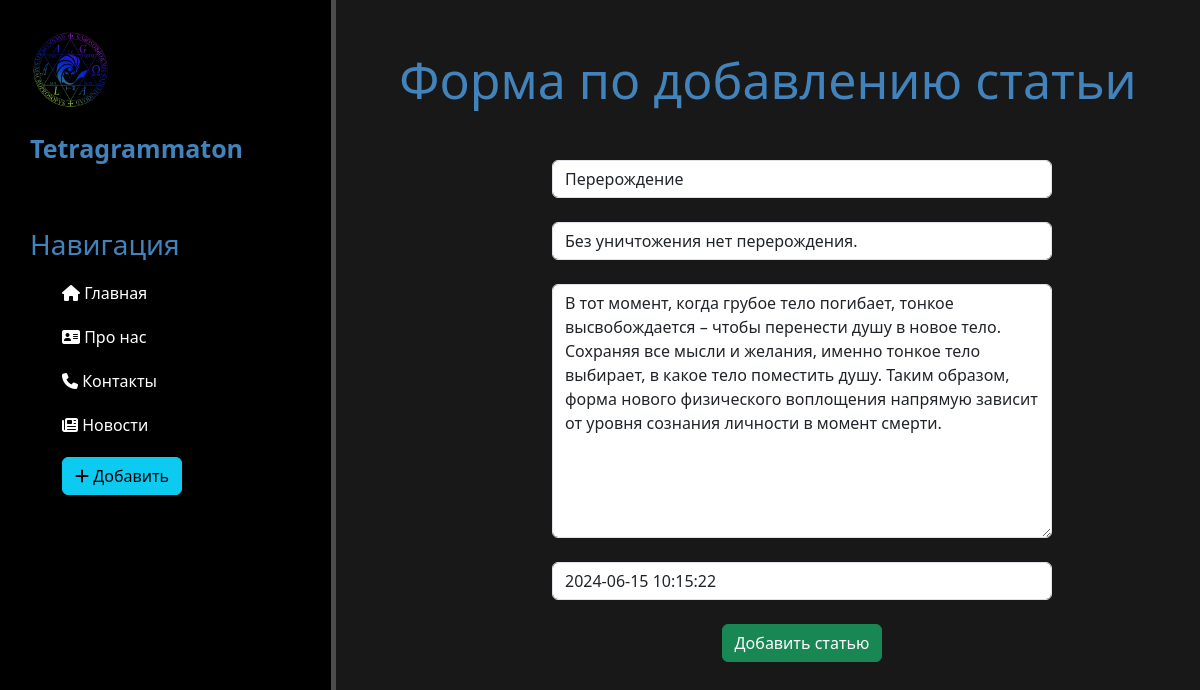
/news/5/update, run on the app's committed database.
### news/models.py (models this page shows, shortened)
class Articles(models.Model):
    title = models.CharField('Название', max_length=50)
    anons = models.CharField('Анонс', max_length=250)
    full = models.TextField('Статья')
    date = models.DateTimeField('Дата публикации')
    class Meta:
        verbose_name = 'Новость'
        verbose_name_plural = 'Новости'

### news/views.py (the view)
# urls.py: path('<int:pk>/update', views.NewsUpdateView.as_view(), name='news-update'),
class NewsUpdateView(UpdateView):
    model = Articles
    template_name = 'news/create.html'
    form_class = ArticlesForm

### news/forms.py
class ArticlesForm(ModelForm):
    class Meta:
        model = Articles
        fields = ['title', 'anons', 'full', 'date']
        widgets = {
            "title":TextInput(attrs={
                'class': 'form-control',
                'placeholder': 'Название статьи'
            }),
            "anons": TextInput(attrs={
                'class': 'form-control',
                'placeholder': 'Анонс статьи'
            }),
            "date": DateTimeInput(attrs={
                'class': 'form-control',
                'placeholder': 'Дата публикации'
            }),
            "full": Textarea(attrs={
                'class': 'form-control',
                'placeholder': 'Текст статьи'
            })
        }

### news/templates/news/create.html (shortened to what this page needs)
{% extends 'main/layout.html' %}
{% block content %}
    <div class="features">
        <h1>Форма по добавлению статьи</h1>
        <form method="post">
            {{ form.title }}<br>
            {{ form.anons }}<br>
            {{ form.full }}<br>
            {{ form.date }}<br>
            <button class="btn btn-success" type="submit">Добавить статью</button>
        </form>
    </div>
{% endblock %}

### main/static/main/css/main.css (style rules this page uses)
body { background: #181818; }
main .features { float: left; color: #fff; margin-top: 50px; text-align: center; width: 72%; }
main .features h1 { font-size: 50px; color: #4283bb; }
form { margin-left: 25%; width: 500px; margin-top: 50px; }

### data on the page
Articles: title "Перерождение", anons "Без уничтожения нет перерождения.", full "В тот момент, когда грубое тело погибает, тонкое высвобождается – чтобы перенести душу в новое тело. Сохраняя все мысли и желания, именно тонкое тело выбирает, в какое тело поместить душу. Таким образом, форма нового физического воплощения напрямую зависит от уровня сознания личности в момент смерти.", date "2024-06-15 10:15:22"
